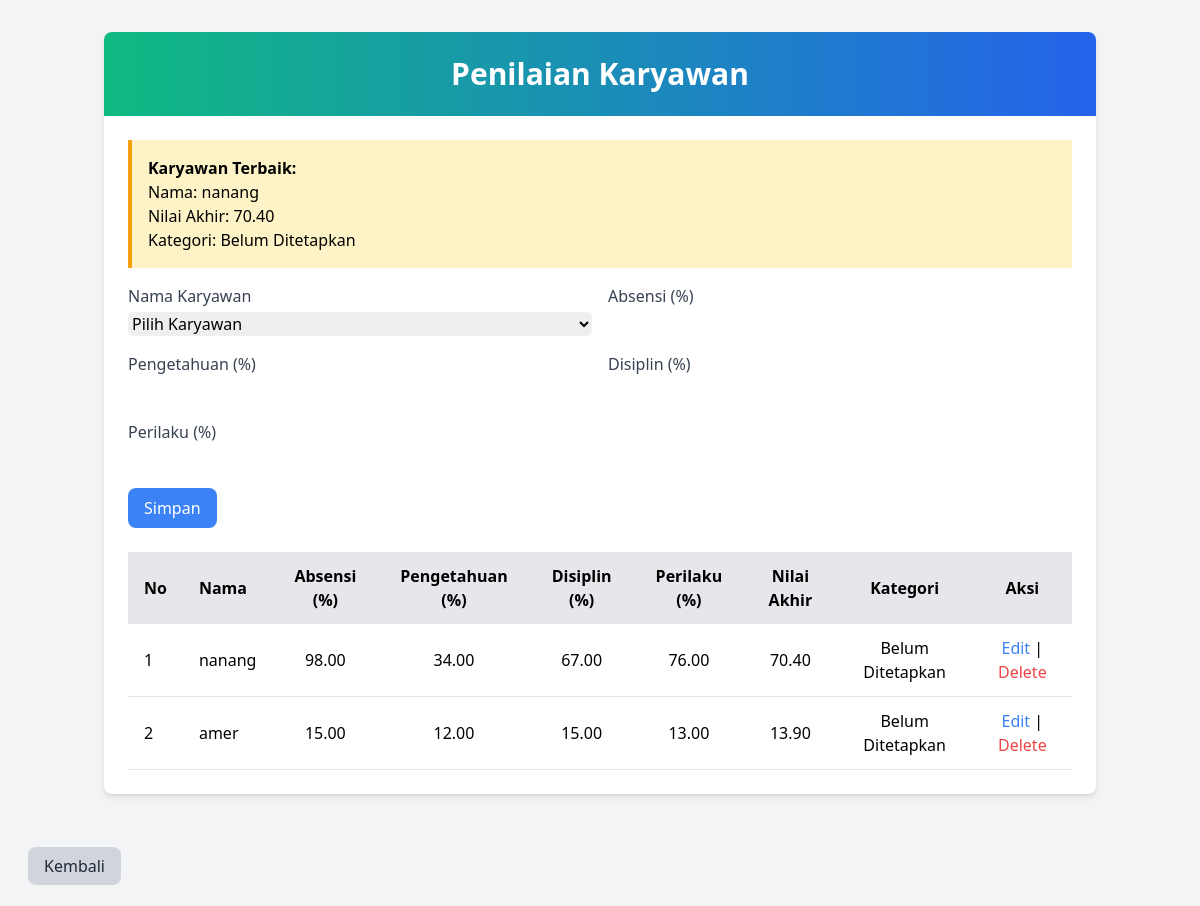
The page /penilaian.php on the database its author committed.
### tables this page shows
CREATE TABLE `penilaian_karyawan` (
  `id` int(11) NOT NULL,
  `nama` varchar(100) NOT NULL,
  `absensi` decimal(5,2) NOT NULL,
  `pengetahuan` decimal(5,2) NOT NULL,
  `disiplin` decimal(5,2) NOT NULL,
  `perilaku` decimal(5,2) NOT NULL,
  `nilai_akhir` decimal(5,2) NOT NULL
);

### penilaian.php (the view, shortened to what this page needs)
<?php
$servername = "localhost";
$username = "root";
$password = "";
$dbname = "pt_lawu";
$conn = new mysqli($servername, $username, $password, $dbname);
$result_penilaian = $conn->query("SELECT * FROM penilaian_karyawan");
$best_employee_result = $conn->query("SELECT * FROM penilaian_karyawan ORDER BY nilai_akhir DESC LIMIT 1");
$best_employee = $best_employee_result->fetch_assoc();
$edit_employee = null;
?>
<!DOCTYPE html>
<html lang="en">
<head>
    <link href="https://cdnjs.cloudflare.com/ajax/libs/tailwindcss/2.2.19/tailwind.min.css" rel="stylesheet">
</head>
<body class="bg-gray-100">
    <div class="container mx-auto px-4 py-8">
        <div class="bg-white shadow-md rounded-lg overflow-hidden">
            <div class="bg-gradient-to-r from-green-500 to-blue-600 p-6 text-center">
                <h1 class="text-3xl font-bold text-white">Penilaian Karyawan</h1>
            </div>
            <div class="p-6">
                <?php if ($best_employee): ?>
                    <div class="mb-4 p-4 bg-yellow-100 border-l-4 border-yellow-500">
                        <p class="font-bold">Karyawan Terbaik:</p>
                        <p>Nama: <?php echo htmlspecialchars($best_employee['nama']); ?></p>
                        <p>Nilai Akhir: <?php echo number_format($best_employee['nilai_akhir'], 2); ?></p>
                        <p>Kategori: <?php echo isset($best_employee['kategori']) ? htmlspecialchars($best_employee['kategori']) : 'Belum Ditetapkan'; ?></p>
                    </div>
                <?php endif; ?>
                <form method="POST" class="mb-6">
                    <div class="grid grid-cols-1 md:grid-cols-2 gap-4">
                        <div>
                            <label class="block text-gray-700">Nama Karyawan</label>
                            <select name="nama" class="mt-1 block w-full border-gray-300 rounded-md" required>
                                <option value="">Pilih Karyawan</option>
                            </select>
                        </div>
                        <div>
                            <label class="block text-gray-700">Absensi (%)</label>
                            <input type="number" name="absensi" class="mt-1 block w-full border-gray-300 rounded-md" value="<?php echo $edit_employee['absensi'] ?? ''; ?>" required>
                        </div>
                        <div>
                            <label class="block text-gray-700">Pengetahuan (%)</label>
                            <input type="number" name="pengetahuan" class="mt-1 block w-full border-gray-300 rounded-md" value="<?php echo $edit_employee['pengetahuan'] ?? ''; ?>" required>
                        </div>
                        <div>
                            <label class="block text-gray-700">Disiplin (%)</label>
                            <input type="number" name="disiplin" class="mt-1 block w-full border-gray-300 rounded-md" value="<?php echo $edit_employee['disiplin'] ?? ''; ?>" required>
                        </div>
                        <div>
                            <label class="block text-gray-700">Perilaku (%)</label>
                            <input type="number" name="perilaku" class="mt-1 block w-full border-gray-300 rounded-md" value="<?php echo $edit_employee['perilaku'] ?? ''; ?>" required>
                        </div>
                    </div>
                    <button type="submit" class="mt-4 bg-blue-500 text-white rounded-lg px-4 py-2">Simpan</button>
                </form>
                <div class="overflow-x-auto">
                    <table class="w-full">
                        <thead class="bg-gray-200">
                            <tr>
                                <th class="px-4 py-3 text-left">No</th>
                                <th class="px-4 py-3 text-left">Nama</th>
                                <th class="px-4 py-3 text-center">Absensi (%)</th>
                                <th class="px-4 py-3 text-center">Pengetahuan (%)</th>
                                <th class="px-4 py-3 text-center">Disiplin (%)</th>
                                <th class="px-4 py-3 text-center">Perilaku (%)</th>
                                <th class="px-4 py-3 text-center">Nilai Akhir</th>
                                <th class="px-4 py-3 text-center">Kategori</th>
                                <th class="px-4 py-3 text-center">Aksi</th>
                            </tr>
                        </thead>
                        <tbody>
                            <?php
                            if ($result_penilaian->num_rows > 0) {
                                $no = 1;
                                while ($row = $result_penilaian->fetch_assoc()) {
                                    echo "<tr class='border-b'>
                                            <td class='px-4 py-3'>{$no}</td>
                                            <td class='px-4 py-3'>" . htmlspecialchars($row['nama']) . "</td>
                                            <td class='px-4 py-3 text-center'>{$row['absensi']}</td>
                                            <td class='px-4 py-3 text-center'>{$row['pengetahuan']}</td>
                                            <td class='px-4 py-3 text-center'>{$row['disiplin']}</td>
                                            <td class='px-4 py-3 text-center'>{$row['perilaku']}</td>
                                            <td class='px-4 py-3 text-center'>" . number_format($row['nilai_akhir'], 2) . "</td>
                                            <td class='px-4 py-3 text-center'>" . (isset($row['kategori']) ? htmlspecialchars($row['kategori']) : 'Belum Ditetapkan') . "</td>
                                            <td class='px-4 py-3 text-center'>
                                                <a href='?edit={$row['id']}' class='text-blue-500'>Edit</a> |
                                                <a href='?delete={$row['id']}' class='text-red-500' onclick='return confirm(\"Apakah Anda yakin ingin menghapus data ini?\");'>Delete</a>
                                            </td>
                                        </tr>";
                                    $no++;
                                }
                            } else {
                                echo "<tr><td colspan='9' class='text-center border-b'>Tidak ada data karyawan.</td></tr>";
                            }
                            ?>
                        </tbody>
                    </table>
                </div>
            </div>
        </div>
    </div>
    <div class="p-7">
        <a href="index.php" class="bg-gray-300 text-gray-800 rounded-lg px-4 py-2 hover:bg-gray-400 transition duration-300">Kembali</a>
    </div>
</body>
</html>

### rows shown on the page
penilaian_karyawan: nama "nanang", nilai_akhir "70.40", absensi "98.00", pengetahuan "34.00", disiplin "67.00", perilaku "76.00"
penilaian_karyawan: nama "amer", absensi "15.00", pengetahuan "12.00", disiplin "15.00", perilaku "13.00", nilai_akhir "13.90"
